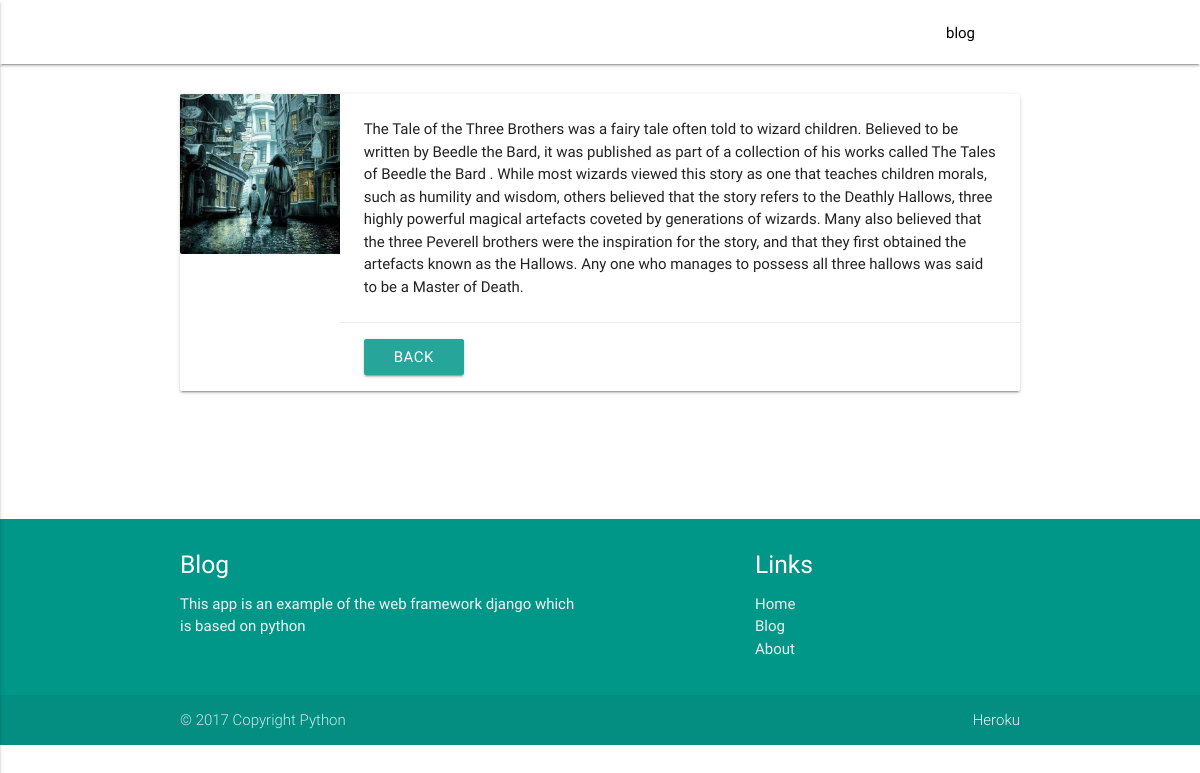
The page /blog/1 on the database its author committed.
### homepage/models.py (models this page shows, shortened)
class Blog(models.Model):
    header = models.CharField(max_length=600)
    body = models.CharField(max_length=1000000)
    picture = models.FileField()

### homepage/views.py (the view)
# urls.py: url(r'^blog/(?P<pk>[0-9]+)$', DetailView.as_view(), name='details'),
class DetailView(generic.DetailView):
    model = Blog
    template_name = 'details.html'
    context_object_name = 'detail'

### templates/details.html (shortened to what this page needs)
<!doctype html>
<html lang="en">
<head>
    {% include 'extender-link.html' %}
</head>
<body>
    {% include 'extender-nav.html' %}
    <br>
    <div class="container">
        <div class="col s12 m7">
            <div class="card horizontal">
              <div class="card-image">
                <img src="{{ detail.picture.url }}"
                    width="100px;" height="160px;">
              </div>
              <div class="card-stacked">
                <div class="card-content">
                  <p>{{ detail.body }}</p>
                </div>
                <div class="card-action">
                  <a href="/blog" class="waves-effect waves-light btn">Back</a>
                </div>
              </div>
            </div>
          </div>
    </div>
    <br><br><br><br><br>
    {% include 'extender-footer.html' %}
</body>
</html>

### templates/extender-footer.html (style rules this page uses)
body { display: flex; min-height: 100vh; flex-direction: column; }

### rows shown on the page
Blog: picture (picture), body "The Tale of the Three Brothers was a fairy tale often told to wizard children. Believed to be written by Beedle the Bard, it was published as part of a collection of his works called The Tales of Beedle the Bard . While most wizards viewed this story as one that teaches children morals, such as humility and wisdom, others believed that the story refers to the Deathly Hallows, three highly powerful magical artefacts coveted by generations of wizards. Many also believed that the three Peverell brothers were the inspiration for the story, and that they first obtained the artefacts known as the Hallows. Any one who manages to possess all three hallows was said to be a Master of Death."
